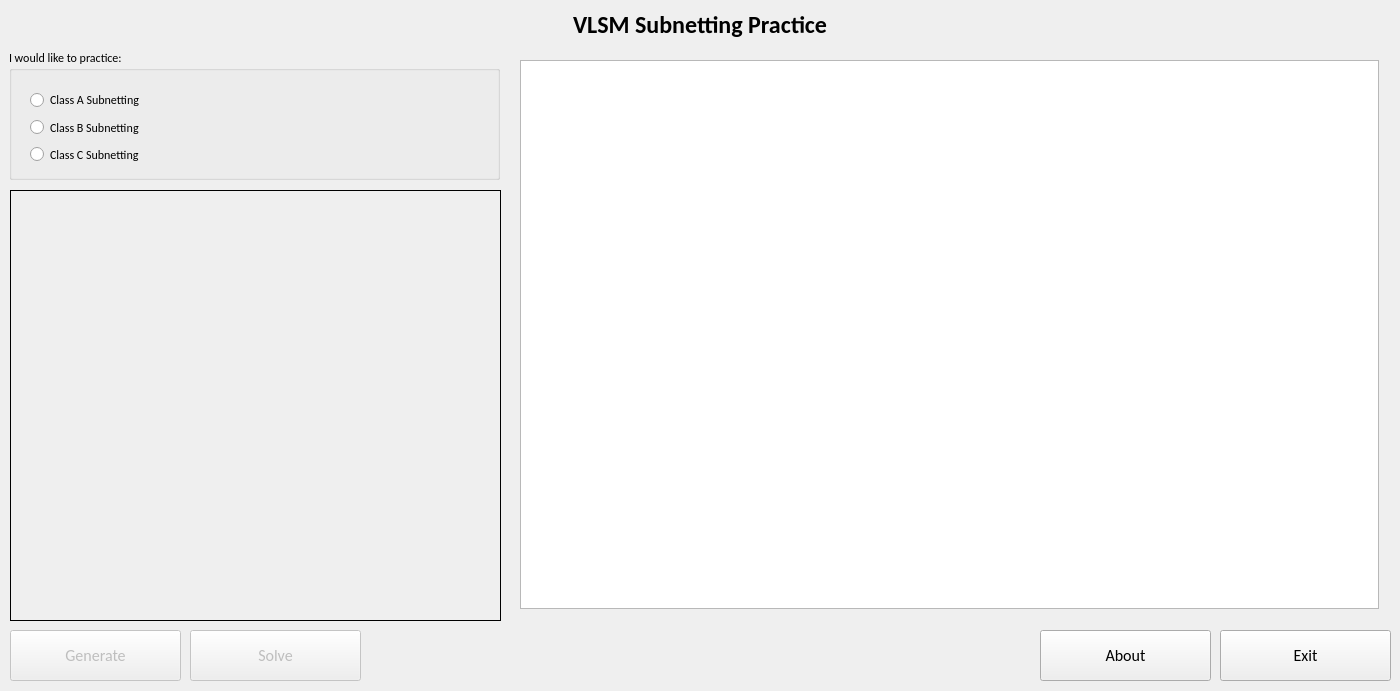
<?xml version="1.0" encoding="UTF-8"?>
<ui version="4.0">
 <class>VLSMSubnettingPracticeUI</class>
 <widget class="QWidget" name="VLSMSubnettingPracticeUI">
  <property name="enabled">
   <bool>true</bool>
  </property>
  <property name="geometry">
   <rect>
    <x>0</x>
    <y>0</y>
    <width>1400</width>
    <height>691</height>
   </rect>
  </property>
  <property name="windowTitle">
   <string>VLSMSubnettingPracticeUI</string>
  </property>
  <widget class="QLabel" name="lblTitle">
   <property name="geometry">
    <rect>
     <x>0</x>
     <y>0</y>
     <width>1400</width>
     <height>50</height>
    </rect>
   </property>
   <property name="font">
    <font>
     <family>Calibri</family>
     <pointsize>18</pointsize>
     <weight>75</weight>
     <bold>true</bold>
    </font>
   </property>
   <property name="text">
    <string>VLSM Subnetting Practice</string>
   </property>
   <property name="alignment">
    <set>Qt::AlignCenter</set>
   </property>
  </widget>
  <widget class="QWidget" name="horizontalLayoutWidget_2">
   <property name="geometry">
    <rect>
     <x>509</x>
     <y>49</y>
     <width>881</width>
     <height>571</height>
    </rect>
   </property>
   <layout class="QHBoxLayout" name="horizontalLayout_2">
    <item>
     <widget class="QTableWidget" name="tableWidget">
      <property name="enabled">
       <bool>true</bool>
      </property>
     </widget>
    </item>
   </layout>
  </widget>
  <widget class="QPushButton" name="btnGenerate">
   <property name="enabled">
    <bool>false</bool>
   </property>
   <property name="geometry">
    <rect>
     <x>10</x>
     <y>630</y>
     <width>171</width>
     <height>51</height>
    </rect>
   </property>
   <property name="font">
    <font>
     <family>Calibri</family>
     <pointsize>12</pointsize>
    </font>
   </property>
   <property name="text">
    <string>Generate</string>
   </property>
  </widget>
  <widget class="QPushButton" name="btnExit">
   <property name="geometry">
    <rect>
     <x>1220</x>
     <y>630</y>
     <width>171</width>
     <height>51</height>
    </rect>
   </property>
   <property name="font">
    <font>
     <family>Calibri</family>
     <pointsize>12</pointsize>
    </font>
   </property>
   <property name="text">
    <string>Exit</string>
   </property>
  </widget>
  <widget class="QPushButton" name="btnAbout">
   <property name="geometry">
    <rect>
     <x>1040</x>
     <y>630</y>
     <width>171</width>
     <height>51</height>
    </rect>
   </property>
   <property name="font">
    <font>
     <family>Calibri</family>
     <pointsize>12</pointsize>
    </font>
   </property>
   <property name="text">
    <string>About</string>
   </property>
  </widget>
  <widget class="QPushButton" name="btnSolve">
   <property name="enabled">
    <bool>false</bool>
   </property>
   <property name="geometry">
    <rect>
     <x>190</x>
     <y>630</y>
     <width>171</width>
     <height>51</height>
    </rect>
   </property>
   <property name="font">
    <font>
     <family>Calibri</family>
     <pointsize>12</pointsize>
    </font>
   </property>
   <property name="text">
    <string>Solve</string>
   </property>
  </widget>
  <widget class="QLabel" name="lblQuestion">
   <property name="enabled">
    <bool>true</bool>
   </property>
   <property name="geometry">
    <rect>
     <x>10</x>
     <y>190</y>
     <width>491</width>
     <height>431</height>
    </rect>
   </property>
   <property name="frameShape">
    <enum>QFrame::Box</enum>
   </property>
   <property name="text">
    <string/>
   </property>
   <property name="alignment">
    <set>Qt::AlignLeading|Qt::AlignLeft|Qt::AlignTop</set>
   </property>
   <property name="wordWrap">
    <bool>true</bool>
   </property>
  </widget>
  <widget class="QGroupBox" name="grpOptions">
   <property name="geometry">
    <rect>
     <x>9</x>
     <y>49</y>
     <width>491</width>
     <height>131</height>
    </rect>
   </property>
   <property name="font">
    <font>
     <family>Calibri</family>
     <pointsize>9</pointsize>
    </font>
   </property>
   <property name="title">
    <string>I would like to practice:</string>
   </property>
   <widget class="QWidget" name="verticalLayoutWidget">
    <property name="geometry">
     <rect>
      <x>10</x>
      <y>29</y>
      <width>471</width>
      <height>98</height>
     </rect>
    </property>
    <layout class="QVBoxLayout" name="verticalLayout">
     <item>
      <widget class="QRadioButton" name="rdbClassA">
       <property name="text">
        <string>Class A Subnetting</string>
       </property>
      </widget>
     </item>
     <item>
      <widget class="QRadioButton" name="rdbClassB">
       <property name="text">
        <string>Class B Subnetting</string>
       </property>
      </widget>
     </item>
     <item>
      <widget class="QRadioButton" name="rdbClassC">
       <property name="text">
        <string>Class C Subnetting</string>
       </property>
      </widget>
     </item>
    </layout>
   </widget>
  </widget>
 </widget>
 <layoutdefault spacing="6" margin="11"/>
 <resources/>
 <connections/>
</ui>
